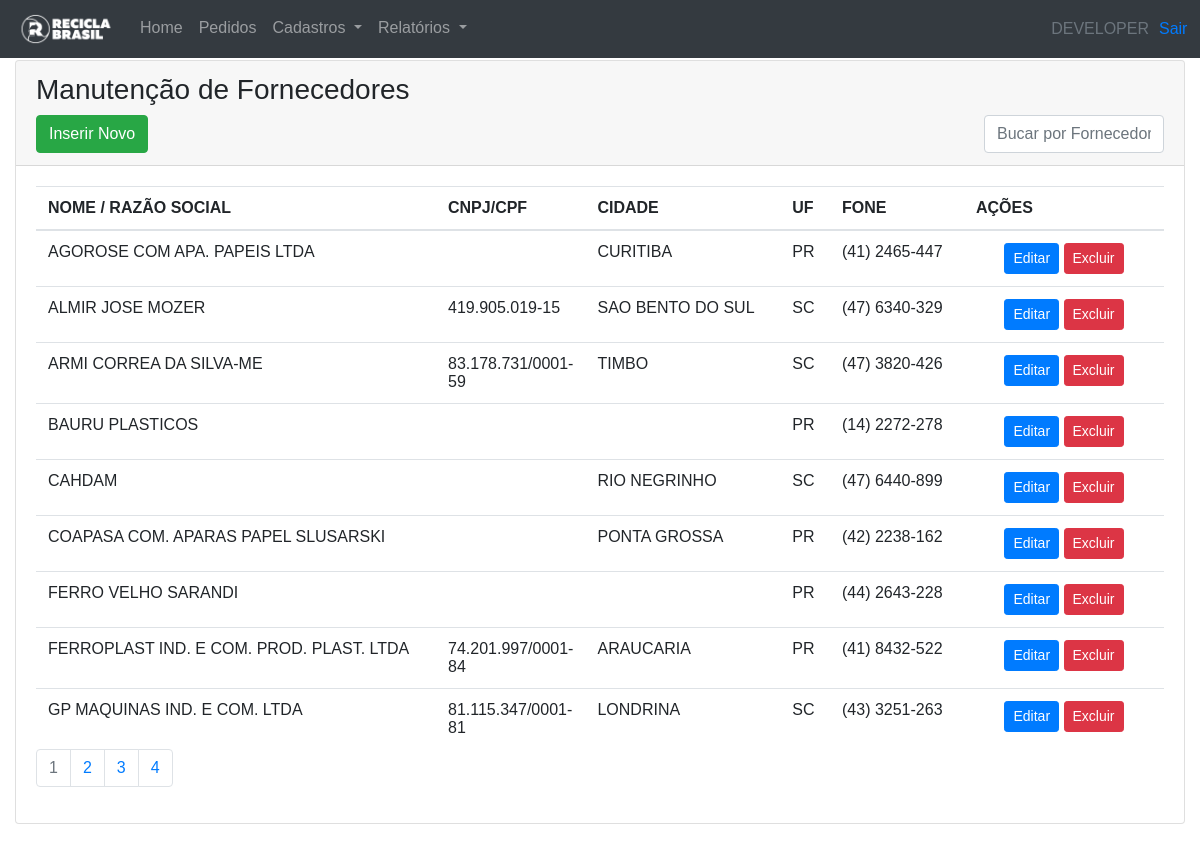
Page /fornecedores (signed in) on the committed database.
### tables this page shows
CREATE TABLE `fornecedores` (
  `Id` int(11) NOT NULL AUTO_INCREMENT,
  `nome` varchar(150) DEFAULT NULL,
  `logradouro` varchar(200) DEFAULT NULL,
  `bairro` varchar(100) DEFAULT NULL,
  `cep` varchar(10) DEFAULT NULL,
  `cidade` varchar(100) DEFAULT NULL,
  `uf` char(2) DEFAULT NULL,
  `cnpj` varchar(25) DEFAULT NULL,
  `ie` varchar(20) DEFAULT NULL,
  `fone` varchar(25) DEFAULT NULL,
  `celular` varchar(25) DEFAULT NULL,
  `obs` text,
  PRIMARY KEY (`Id`)
);

### core/Controller.php (called while the page is built, shortened)
<?php
class Controller{
    public function loadTemplate($viewName,$viewData = array()){
        require 'views/template.php';
    }
    public function loadViewInTemplate($viewName,$viewData = array()){
        extract($viewData);
        require "views/".$viewName.".php";
    }
}

### controllers/fornecedoresController.php (called while the page is built, shortened)
<?php
class fornecedoresController extends controller
{
    private $user;
    public function __construct()
    {
        $this->user = new Users();
    }
    public function index()
    {
        $dados = [];
        $dados['userName'] = $this->user->getName();
        $f = new Fornecedores();
        $limit = 9;
        $total = $f->getTotal();
        $dados['pagina'] = 1;
        $offset = ($dados['pagina'] * $limit) - $limit;
        $ordem = "nome";
        $dados['ordem'] = $ordem;
        $dados['paginas'] = ceil($total / $limit);
        $dados['fornecedoresList'] = $f->getList($limit, $offset, $ordem);
        $this->loadTemplate('fornecedoresView', $dados);
    }
}

### core/Core.php (called while the page is built, shortened)
<?php
    class Core{
        public function run(){
            $url = '/';
            if(!empty($_GET['url'])) {
                $url .= $_GET['url'];
            }
            $params = array();
            if(!empty($url) && $url != "/"){
                $url = explode("/",$url);
                array_shift($url);
                array_shift($url);
                if(isset($url) && !empty($url[0])){
                    $currentAction = $url[0];
                    array_shift($url);
                }else{
                    $currentAction = "index";
                }
            }else{
                $currentController = "homeController";
                $currentAction = "index";
            }
            $c = new $currentController();
            call_user_func_array(array($c,$currentAction),$params);
        }
    }

### index.php (called while the page is built, shortened)
<?php
$core = new Core();
$core->run();

### core/Model.php (called while the page is built, shortened)
<?php
    class Model{
        public function __construct() {
            global $db;
            $this->db = $db;
        }
    }

### models/Fornecedores.php (called while the page is built, shortened)
<?php
class Fornecedores extends Model
{
    public function getList($limit, $offset, $ordem)
    {
        $array = [];
        $ordens = ["nome", "cidade", "uf"];
        if (in_array($ordem, $ordens)) {
            $sql = $this->db->prepare("SELECT * FROM fornecedores ORDER BY $ordem LIMIT :o, :l ");
        } else {
            $sql = $this->db->prepare("SELECT * FROM fornecedores ORDER BY nome LIMIT :o, :l ");
        }
        $sql->bindValue(":l", $limit, PDO::PARAM_INT);
        $sql->bindValue(":o", $offset, PDO::PARAM_INT);
        $sql->execute();
        if ($sql->rowCount() > 0) {
            $array = $sql->fetchAll();
        }
        return $array;
    }
}

### models/Users.php (called while the page is built, shortened)
<?php
class Users extends Model
{
    private $id;
    public function verifyLogin()
    {
        if (!empty($_SESSION['lgRecicla'])) {
            $this->id = $_SESSION['lgRecicla'];
            return true;
        } else {
            return false;
        }
    }
    public function getId()
    {
        return $this->id;
    }
    public function getName()
    {
        $name = "";
        $sql = $this->db->prepare("SELECT nome FROM funcionarios WHERE Id = ?");
        $sql->execute([$this->getId()]);
        if($sql->rowCount() > 0){
            $sql = $sql->fetch();
            $name = $sql['nome'];
        }
        return $name;
    }
}

### views/fornecedoresView.php (the view, shortened to what this page needs)
<div class="telaPrincipal">
    <div class="row">
        <div class="col-12">
            <div class="card">
                <div class="card-header">
                    <h3>Manutenção de Fornecedores</h3>
                    <div>
                        <div class="float-left">
                            <a href="<?php echo BASE_URL . "fornecedores/add"; ?>" class="btn btn-success">Inserir Novo</a>
                        </div>
                        <div class="float-right">
                            <input type="text" id="buscaFornecedor" data-type="findFornecedores" placeholder="Bucar por Fornecedor (Nome/Razão Social, CNPJ ou Cidade)" class="form-control">
                        </div>
                    </div>
                </div>
                <div class="card-body">
                    <div class="tableRolavel">
                        <table class="table table-hover">
                            <thead>
                                <tr>
                                    <th width="400px" onclick="ordenaFornecedores('nome');" style="cursor:pointer;">NOME / RAZÃO SOCIAL</th>
                                    <th width="100px">CNPJ/CPF</th>
                                    <th onclick="ordenaFornecedores('cidade');" style="cursor:pointer;">CIDADE</th>
                                    <th wdith="30px" onclick="ordenaFornecedores('uf');" style="cursor:pointer;">UF</th>
                                    <th>FONE</th>
                                    <th width="200px">AÇÕES</th>
                                </tr>
                            </thead>
                            <tbody>
                                <?php foreach ($fornecedoresList as $forn) {
                                    $fone = intval(preg_replace("/[^0-9]/", "", $forn['fone']));
                                ?>
                                    <tr>
                                        <td><?php echo $forn['nome']; ?></td>
                                        <td data-mask="<?php echo (strlen($forn['cnpj']) < 12) ? "000.000.000-00" : "00.000.000/0000-00"; ?>"><?php echo $forn['cnpj']; ?></td>
                                        <td><?php echo $forn['cidade']; ?></td>
                                        <td><?php echo $forn['uf']; ?></td>
                                        <td data-mask="<?php echo (strlen($fone) < 11) ? "(00) 0000-0000" : "(00) 0.0000-0000"; ?>"><?php echo $fone; ?></td>
                                        <td style="text-align:center;">
                                            <a href="<?php echo BASE_URL . "fornecedores/edit/" . $forn['Id'] ?>" class="btn btn-primary btn-sm">Editar</a>
                                            <a href="<?php echo BASE_URL . "fornecedores/del/" . $forn['Id'] ?>" class="btn btn-danger btn-sm" onclick="return confirm('Deseja realmente excluir?');">Excluir</a>
                                        </td>
                                    </tr>
                                <?php }?>
                            </tbody>
                        </table>
                    </div>
                    <div class="paginationRolavel">
                        <ul class="pagination">
                            <?php for ($i = 1; $i <= $paginas; $i++) {?>
                                <li class="page-item <?php echo ($i == $pagina) ? " disabled" : ""; ?>"><a class="page-link" href="<?php echo BASE_URL . "fornecedores/?p=" . $i . "&ordem=" . $ordem; ?>"><?php echo $i; ?></a></li>
                            <?php }?>
                        </ul>
                    </div>
                </div>
            </div>
        </div>
    </div>
</div>

### assets/css/estilos.css (style rules this page uses)
body { margin: 0; padding: 0; font-family: Arial; }
.telaPrincipal { margin-top: 60px; }
.tableRolavel { height: 65vh; overflow-y: auto; }
.paginationRolavel { padding-top: 5px; width: 100%; overflow-x: auto; }
#buscaFornecedor { width: 180px; transition: width 0.6s; }

### rows in the picture
fornecedores: nome "AGOROSE COM APA. PAPEIS LTDA", cidade "CURITIBA", uf "PR"
fornecedores: nome "ALMIR JOSE MOZER", cidade "SAO BENTO DO SUL", uf "SC"
fornecedores: nome "ARMI CORREA DA SILVA-ME", cidade "TIMBO", uf "SC"
fornecedores: nome "BAURU PLASTICOS", uf "PR"
fornecedores: nome "CAHDAM", cidade "RIO NEGRINHO", uf "SC"
fornecedores: nome "COAPASA COM. APARAS PAPEL SLUSARSKI", cidade "PONTA GROSSA", uf "PR"
fornecedores: nome "FERRO VELHO SARANDI", uf "PR"
fornecedores: nome "FERROPLAST IND. E COM. PROD. PLAST. LTDA", cidade "ARAUCARIA", uf "PR"
fornecedores: nome "GP MAQUINAS IND. E COM. LTDA", cidade "LONDRINA", uf "SC"

### other values in the picture
$viewData['userName'] "DEVELOPER"
